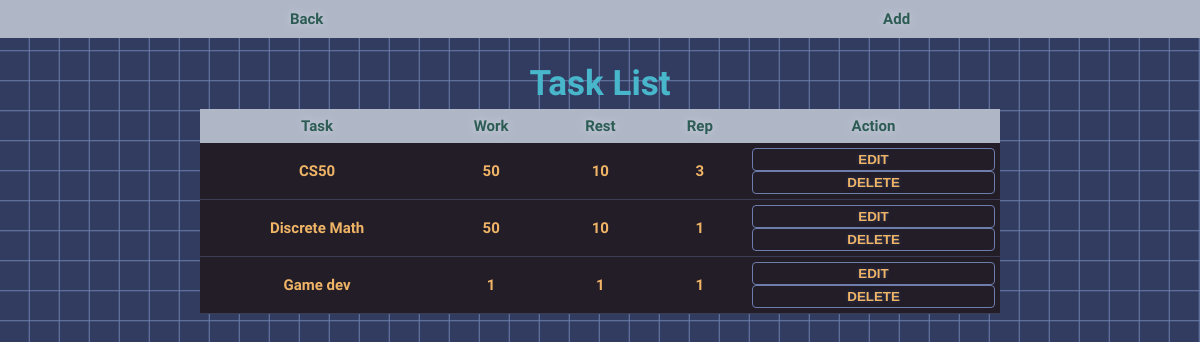
The page /tasks on the database its author committed.
### tables this page shows
CREATE TABLE tasks (id INTEGER PRIMARY KEY AUTOINCREMENT NOT NULL, name TEXT NOT NULL, work_time INTEGER NOT NULL, rest_time INTEGER DEFAULT NULL, repetition INTEGER DEFAULT 1);

### app.py (the view)
@app.route("/tasks")
def tasks():
    tasks = db.execute("SELECT * FROM tasks")
    return render_template("tasks.html", tasks=tasks)

### app.py (called while the page is built)
@app.after_request
def after_request(response):
    response.headers["Cache-Control"] = "no-cache, no-store, must-revalidate"
    response.headers["Expires"] = 0
    response.headers["Pragma"] = "no-cache"
    return response

### templates/tasks.html (shortened to what this page needs)
{% extends "layout.html" %}
{% block body %}
<div class="top">
    <a href="/">Back</a>
    <a href="/add">Add</a>
</div>
<div class="middle">
    <h2>Task List</h2>
    <div class="table-container">
        <table>
            <thead>
                <tr>
                    <th>Task</th>
                    <th>Work</th>
                    <th>Rest</th>
                    <th>Rep</th>
                    <th>Action</th>
                </tr>
            </thead>
            <tbody>
                {% for task in tasks %}
                    <tr>
                        <td>{{ task.name }}</td>
                        <td>{{ task.work_time }}</td>
                        <td>{{ task.rest_time }}</td>
                        <td>{{ task.repetition }}</td>
                        <td>
                            <form action="/edit" method="get">
                                <button>Edit</button>
                            </form>
                            <form action="/delete" method="get">
                                <button>Delete</button>
                            </form>
                        </td>
                    </tr>
                {% endfor %}
            </tbody>
        </table>
    </div>
</div>
{% endblock %}

### static/styles.css (style rules this page uses)
body { background: #313c60; color: #2c5c54; text-shadow: 0 0 10px #cdd4e3; font-weight: bold; font-family: 'Michroma', sans-serif; font-size: 15px; margin: 0; min-height: 100vh; background-image: repeating-linear-gradient( 0deg, transparent, transparent 28px, #6d7ead 30px), repeating-linear-gradient( 90deg, transparent, transparent 28px, #6d7ead 30px); }
.top { display: flex; justify-content: space-around; padding: 10px; background: #afb6c5; }
.top a { color: #2c5c54; text-decoration: none; font-weight: bold; text-shadow: 0 0 10px #cdd4e3; }
.middle { display: flex; flex-direction: column; align-items: center; padding: 20px; }
h2 { font-size: 35px; }
h2, h3 { color: #48b7cc; text-shadow: none; position: relative; z-index: 1; margin: 5px 0; }
form { background: #afb6c5; padding: 20px; width: 300px; border-radius: 7px; }
form button { background: #562134; border: none; padding: 10px; width: 100%; font-weight: bold; color: #f7e79c; cursor: pointer; text-transform: uppercase; border-radius: 4px; text-shadow: 0 0 4px #313c60 }
table { border-collapse: collapse; width: 90%; max-width: 800px; background: #231d28; border-radius: 7px; }
thead th { padding: 8px; text-align: center; position: sticky; top: 0; background: #afb6c5; }
tbody td { text-shadow: none; padding: 5px; text-align: center; color: #efb466; font-weight: bold; border-bottom: 1px solid #6d7ead55; }
tbody tr { background: #231d28; }
td form { display: inline; padding: 0; }
td form button { display: inline-block; padding: 3px; border: 1px solid #6d7ead; background: #231d28; color: #efb466; cursor: pointer; }
.table-container { max-height: 440px; overflow-x: hidden; width: 90%; max-width: 800px; }
.table-container table { width: 100%; margin: 0; }

### rows shown on the page
tasks: name "CS50", work_time "50", rest_time "10", repetition "3"
tasks: name "Discrete Math", work_time "50", rest_time "10", repetition "1"
tasks: name "Game dev", work_time "1", rest_time "1", repetition "1"
